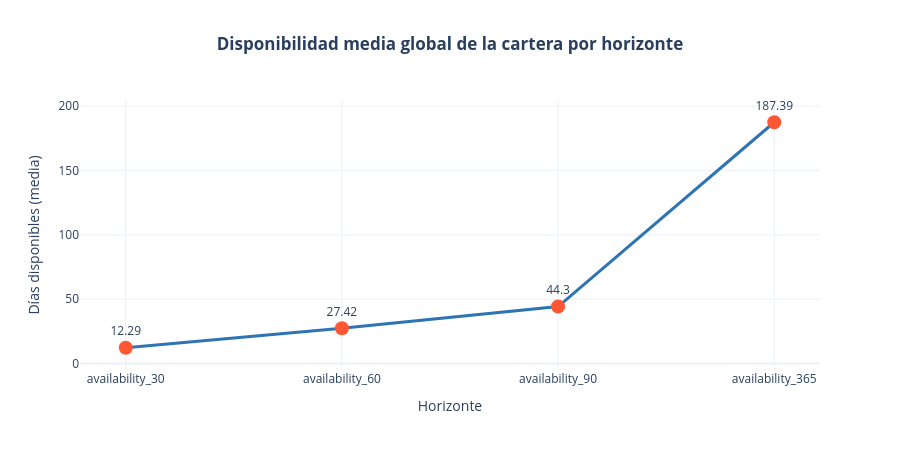

The code cell stored with this chart in its notebook:
### Code cell
fig = go.Figure()
fig.add_trace(go.Scatter(
    x=media_disp_glob['index'],
    y=media_disp_glob['Media_dispo_global_dias'],
    mode='lines+markers+text',
    line=dict(color='#2E74B5', width=3),
    marker=dict(size=14, color='#FF5733'),
    text=media_disp_glob['Media_dispo_global_dias'],
    textposition='top center',
    showlegend=False
))

fig.update_layout(
    title='<b>Disponibilidad media global de la cartera por horizonte</b>',
    title_x=0.5,
    xaxis_title='Horizonte',
    yaxis_title='Días disponibles (media)',
    template='plotly_white',
    width=900, height=450
)
fig.show()

### Figure 1 — Plotly figure (JSON) as saved in the notebook; plotly's stock layout.template omitted (floating-point values rounded to 4 significant figures)
{"data": [{"line": {"color": "#2E74B5", "width": 3}, "marker": {"color": "#FF5733", "size": 14}, "mode": "lines+markers+text", "showlegend": false, "text": [12.29, 27.42, 44.3, 187.4], "textposition": "top center", "type": "scatter", "x": ["availability_30", "availability_60", "availability_90", "availability_365"], "y": [12.29, 27.42, 44.3, 187.4]}], "layout": {"height": 450, "title": {"text": "<b>Disponibilidad media global de la cartera por horizonte</b>", "x": 0.5}, "width": 900, "xaxis": {"title": {"text": "Horizonte"}}, "yaxis": {"title": {"text": "Días disponibles (media)"}}}}
